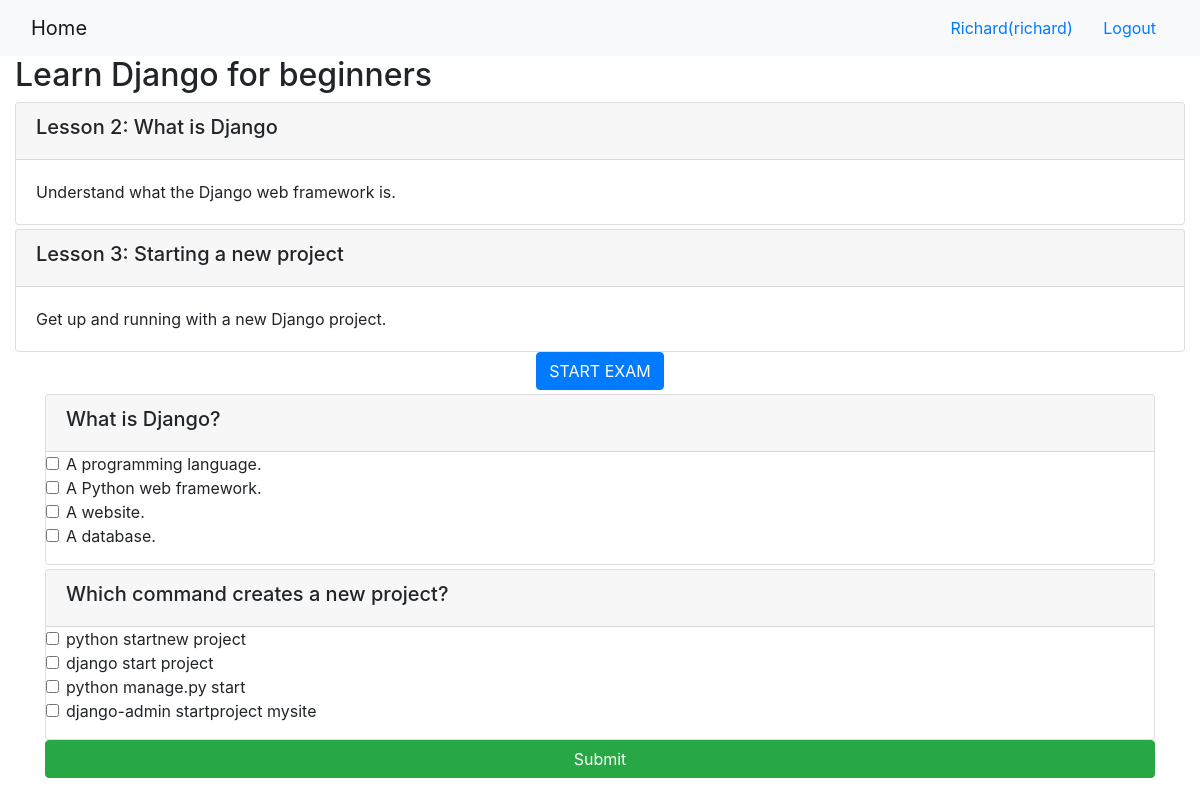
The app's page /onlinecourse/1/ (signed in) with its own data.
### onlinecourse/models.py (models this page shows, shortened)
class Course(models.Model):
    name = models.CharField(null=False, max_length=30, default='online course')
    image = models.ImageField(upload_to='course_images/')
    description = models.CharField(max_length=1000)
    pub_date = models.DateField(null=True)
    instructors = models.ManyToManyField(Instructor)
    users = models.ManyToManyField(settings.AUTH_USER_MODEL, through='Enrollment')
    total_enrollment = models.IntegerField(default=0)
    is_enrolled = False

class Lesson(models.Model):
    title = models.CharField(max_length=200, default="title")
    order = models.IntegerField(default=0)
    course = models.ForeignKey(Course, on_delete=models.CASCADE)
    content = models.TextField()

class Question(models.Model):
    lesson = models.ForeignKey(Lesson, on_delete=models.CASCADE)
    question_text = models.CharField(max_length=200, default="question")
    grade = models.FloatField(default=0.0)

class Choice(models.Model):
    choice_text = models.CharField(null=False, max_length=50)
    is_correct = models.BooleanField(default=True)
    question_id = models.ForeignKey(Question, null=False, on_delete=models.CASCADE)

### onlinecourse/views.py (the view)
# urls.py: path('<int:pk>/', views.CourseDetailView.as_view(), name='course_details'),
class CourseDetailView(generic.DetailView):
    model = Course
    template_name = 'onlinecourse/course_detail_bootstrap.html'

### onlinecourse/templates/onlinecourse/course_detail_bootstrap.html (shortened to what this page needs)
<!DOCTYPE html>
<html lang="en">
<head>
    {% load static %}
    <link rel="stylesheet" href="https://maxcdn.bootstrapcdn.com/bootstrap/4.5.2/css/bootstrap.min.css">
</head>
<body>
<nav class="navbar navbar-light bg-light">
    <div class="container-fluid">
        <div class="navbar-header">
            <a class="navbar-brand" href="{% url 'onlinecourse:index' %}">Home</a>
        </div>
        <ul class="nav navbar-nav navbar-right">
            {% if user.is_authenticated %}
                <li>
                    <a class="btn btn-link" href="#">{{ user.first_name }}({{ user.username }})</a>
                    <a class="btn btn-link" href="{% url 'onlinecourse:logout' %}">Logout</a>
                </li>
            {% endif %}
        </ul>
    </div>
</nav>
<div class="container-fluid">
    <h2>{{ course.name }}</h2>
    <div class="card-columns-vertical">
        {% for lesson in course.lesson_set.all %}
            <div class="card mt-1">
                <div class="card-header"><h5>Lesson {{ lesson.order|add:1 }}: {{ lesson.title }}</h5></div>
                <div class="card-body">{{ lesson.content }}</div>
            </div>
        {% endfor %}
    </div>
    {% if user.is_authenticated %}
        <div class="container">
            <div style="text-align: center;">
                <button type="button" class="btn btn-primary" data-toggle="collapse" data-target="#exam">START
                    EXAM
                </button>
            </div>
            <form id="questionform" action="submit/" method="post">
                {% for lesson in object.lesson_set.all %}
                    {% for question in lesson.question_set.all %}
                        <div class="card mt-1">
                            <div class="card-header"><h5>{{ question.question_text }}</h5></div>
                            <div class="form-group">
                                {% for choice in question.choice_set.all %}
                                    <div class="form-check">
                                        <label class="form-check-label">
                                            <input type="checkbox" name="choice_{{ choice.id }}"
                                                   class="form-check-input" id="{{ choice.id }}"
                                                   value="{{ choice.id }}">{{ choice.choice_text }}
                                        </label>
                                    </div>
                                {% endfor %}
                            </div>
                        </div>
                    {% endfor %}
                {% endfor %}
                <input class="btn btn-success btn-block" type="submit" value="Submit">
            </form>
        </div>
    {% endif %}
    <br><br>
</div>
</body>
</html>

### records on screen
Course: name "Learn Django for beginners"
Lesson: order|add "2", title "What is Django", content "Understand what the Django web framework is."
Lesson: order|add "3", title "Starting a new project", content "Get up and running with a new Django project."
Question: question_text "What is Django?"
Choice: choice_text "A programming language."
Choice: choice_text "A Python web framework."
Choice: choice_text "A website."
Choice: choice_text "A database."
Question: question_text "Which command creates a new project?"
Choice: choice_text "python startnew project"
Choice: choice_text "django start project"
Choice: choice_text "python manage.py start"
Choice: choice_text "django-admin startproject mysite"

### other values on screen
{{ user.first_name }} "Richard"
{{ user.username }} "richard"
